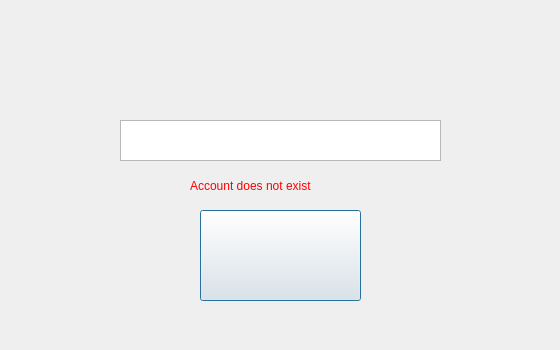
<?xml version="1.0" encoding="UTF-8"?>
<ui version="4.0">
 <class>LoadUser</class>
 <widget class="QDialog" name="LoadUser">
  <property name="geometry">
   <rect>
    <x>0</x>
    <y>0</y>
    <width>560</width>
    <height>350</height>
   </rect>
  </property>
  <property name="windowTitle">
   <string>Dialog</string>
  </property>
  <widget class="QLabel" name="label">
   <property name="geometry">
    <rect>
     <x>0</x>
     <y>0</y>
     <width>571</width>
     <height>351</height>
    </rect>
   </property>
   <property name="text">
    <string/>
   </property>
   <property name="pixmap">
    <pixmap resource="resources.qrc">:/Images/Images/Menu/hs.jpg</pixmap>
   </property>
  </widget>
  <widget class="QTextEdit" name="textEditName">
   <property name="geometry">
    <rect>
     <x>120</x>
     <y>120</y>
     <width>321</width>
     <height>41</height>
    </rect>
   </property>
   <property name="styleSheet">
    <string notr="true">font: 18pt &quot;Eras Bold ITC&quot;;</string>
   </property>
   <property name="html">
    <string>&lt;!DOCTYPE HTML PUBLIC &quot;-//W3C//DTD HTML 4.0//EN&quot; &quot;http://www.w3.org/TR/REC-html40/strict.dtd&quot;&gt;
&lt;html&gt;&lt;head&gt;&lt;meta name=&quot;qrichtext&quot; content=&quot;1&quot; /&gt;&lt;style type=&quot;text/css&quot;&gt;
p, li { white-space: pre-wrap; }
&lt;/style&gt;&lt;/head&gt;&lt;body style=&quot; font-family:'Eras Bold ITC'; font-size:18pt; font-weight:400; font-style:normal;&quot;&gt;
&lt;p style=&quot; margin-top:0px; margin-bottom:0px; margin-left:0px; margin-right:0px; -qt-block-indent:0; text-indent:0px;&quot;&gt;&lt;span style=&quot; font-family:'MS Shell Dlg 2'; color:#0a2b3f;&quot;&gt; &lt;/span&gt;&lt;/p&gt;&lt;/body&gt;&lt;/html&gt;</string>
   </property>
   <property name="cursorWidth">
    <number>3</number>
   </property>
  </widget>
  <widget class="QPushButton" name="pushButton">
   <property name="geometry">
    <rect>
     <x>200</x>
     <y>210</y>
     <width>161</width>
     <height>91</height>
    </rect>
   </property>
   <property name="text">
    <string/>
   </property>
   <property name="icon">
    <iconset resource="resources.qrc">
     <normaloff>:/Images/Images/Buttons/loadprofile.png</normaloff>:/Images/Images/Buttons/loadprofile.png</iconset>
   </property>
   <property name="iconSize">
    <size>
     <width>150</width>
     <height>150</height>
    </size>
   </property>
  </widget>
  <widget class="QLabel" name="accountExistsLabel">
   <property name="geometry">
    <rect>
     <x>190</x>
     <y>170</y>
     <width>191</width>
     <height>31</height>
    </rect>
   </property>
   <property name="styleSheet">
    <string notr="true">color: rgb(255, 0, 0);
font: 14pt &quot;MS Shell Dlg 2&quot;;</string>
   </property>
   <property name="text">
    <string>Account does not exist</string>
   </property>
  </widget>
 </widget>
 <resources>
  <include location="resources.qrc"/>
 </resources>
 <connections/>
</ui>
